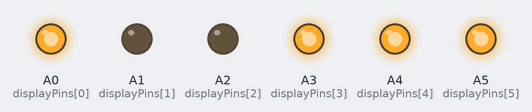
Recording of a sketch running on a simulated Arduino Nano, built with avr-gcc and run on an emulated ATmega328P. Shown: output pins drawn as LEDs (lit = HIGH).

Above: at 0.5 s.
At 2.5 s:
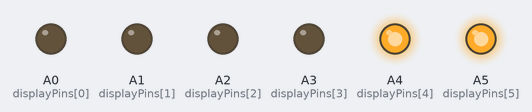
At 4.5 s:
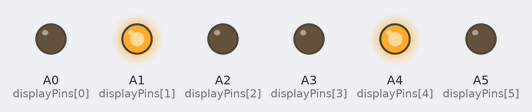
At 9.5 s:
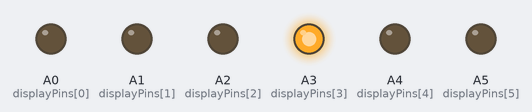
At 14.5 s:
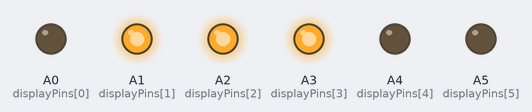
At 19.5 s:
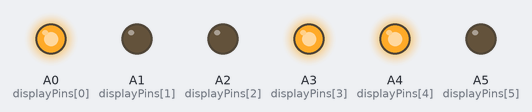
Timing chart, 0 to 20.8 s (numbered marks = the images above):
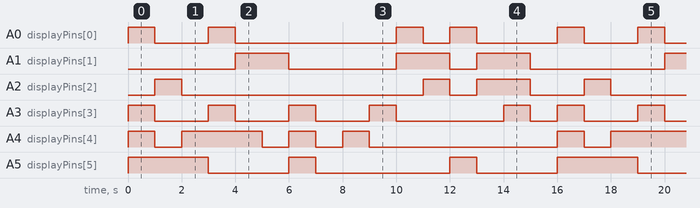

The sketch:

timer_uno.ino
```cpp
// Display 7 segmentos → Salidas (ánodo común)
const uint8_t displayPins[8] = {A0, A1, A2, A3, A4, A5, A6, A7};
volatile int contador = 0;

// Tabla de segmentos (ánodo común)
const byte tabla7seg[16] = {
  0x3F, 0x06, 0x5B, 0x4F, 0x66, 0x6D, 0x7D, 0x07,
  0x7F, 0x6F, 0x77, 0x7C, 0x39, 0x5E, 0x79, 0x71
};

// Mostrar número en display
void mostrarEnDisplay_timer1(byte valor) {
  byte salida = tabla7seg[valor];
  for (int i = 0; i < 8; i++) {
    bool estado = !((salida >> i) & 0x01);   // Invertir para ánodo común (LOW en segmento encendido)
    digitalWrite(displayPins[i], estado ? HIGH : LOW);
  }
}

void setup() {
  // Configurar pines de display
  for (int i = 0; i < 8; i++) {
    pinMode(displayPins[i], OUTPUT);
    digitalWrite(displayPins[i], HIGH); // Apagar segmentos al comenzar
  }

  // ***** CONFIGURACION DEL TIMER1 *****
  TCCR1A = TCCR1B = 0;                  // Eliminar cualquier configuracion previa del TIMER1
  TCCR1B |= (1 << WGM12) | (1 << CS12); // 1<<WGM12 modo CTC (comparación) - (1<<CS12) Preescaler de 256
  TCNT1 = 0;                            // Valor inicial del timer
  OCR1A = 62500;                        // Valor limite del contador; 62500 para 1 segundo
  TIMSK1 |= (1 << OCIE1A);              // habilitar interrupción por comparación para TIMER1; cuando se iguale a OCR1A, se activa interrupcion
  sei();                                // Activar interrupciones globales
}

void loop() {
  mostrarEnDisplay_timer1(contador);
}

ISR(TIMER1_COMPA_vect) {
  contador = (contador + 1) % 16;  // Contador de 0 a 15
}
```

Measured:
- by itself, A0 (displayPins[0]): repeats every 16.0 s: HIGH 1.0 s, LOW 6.0 s, HIGH 1.0 s, LOW 1.0 s, HIGH 1.0 s, LOW 3.0 s, HIGH 1.0 s, LOW 2.0 s
- by itself, A1 (displayPins[1]): repeats every 16.0 s: LOW 4.0 s, HIGH 2.0 s, LOW 1.0 s, HIGH 2.0 s, LOW 5.0 s, HIGH 2.0 s
- by itself, A2 (displayPins[2]): repeats every 16.0 s: LOW 9.0 s, HIGH 1.0 s, LOW 1.0 s, HIGH 2.0 s, LOW 2.0 s, HIGH 1.0 s
- by itself, A4 (displayPins[4]): repeats every 16.0 s: HIGH 3.0 s, 2 × (LOW 1.0 s, HIGH 1.0 s), LOW 7.0 s, HIGH 1.0 s, LOW 1.0 s
- by itself, A5 (displayPins[5]): repeats every 16.0 s: HIGH 1.0 s, LOW 5.0 s, HIGH 1.0 s, LOW 3.0 s, HIGH 3.0 s, LOW 3.0 s
- by itself, A3 (displayPins[3]): repeats every 16.0 s: 2 × (HIGH 1.0 s, LOW 2.0 s), HIGH 1.0 s, LOW 4.0 s, HIGH 1.0 s, LOW 1.0 s, HIGH 1.0 s, LOW 2.0 s
